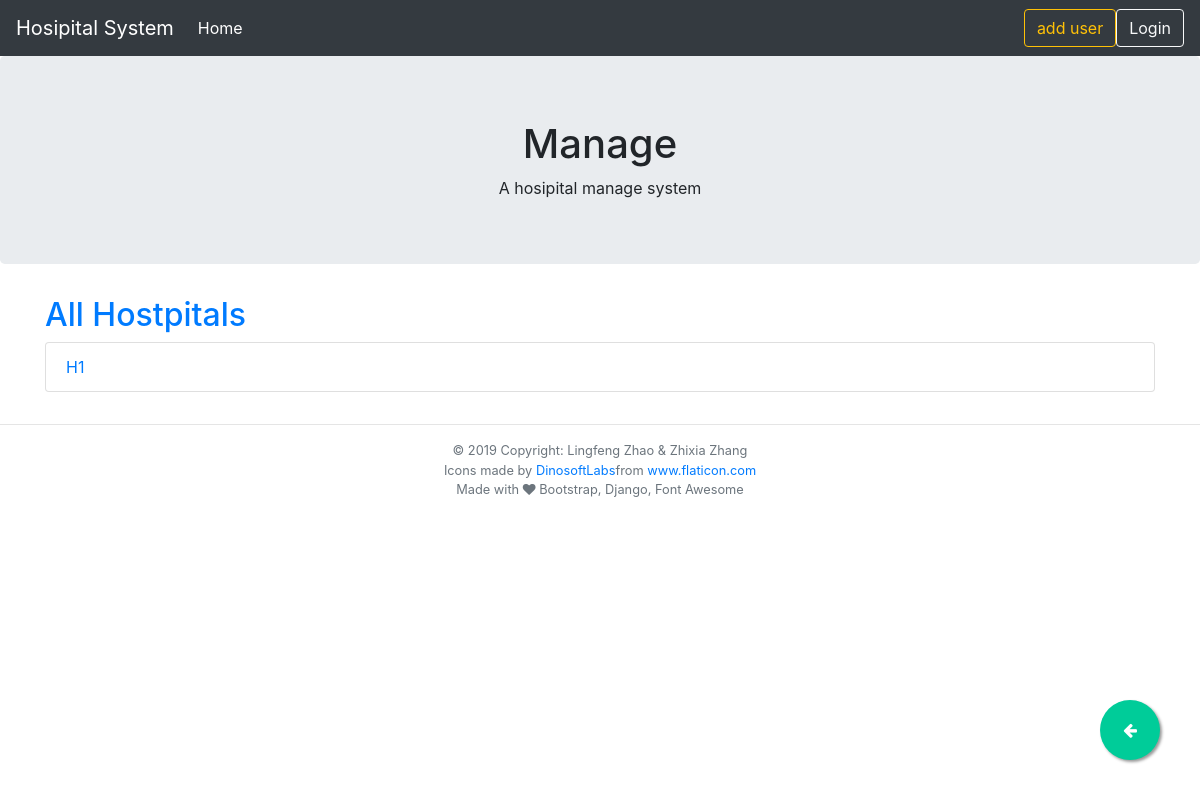
Before: / with the older database file.
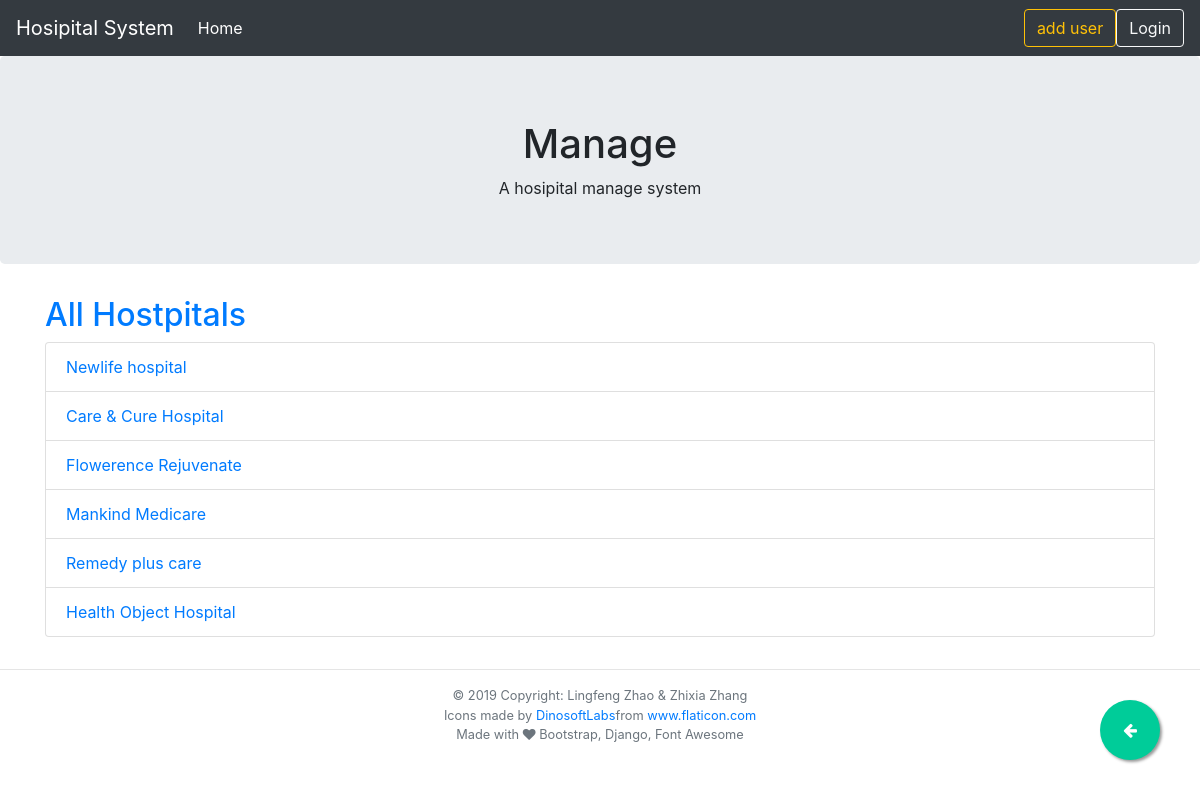
After: the same page with the newer database file.
### hospital/models.py (models this page shows)
class Hospital(models.Model):
    hid = models.AutoField(primary_key=True)
    hname = models.CharField(max_length=30)
    hst_address = models.CharField(max_length=30)
    hst_city = models.CharField(max_length=30)
    hstate = models.CharField(max_length=20)
    hzip = models.IntegerField()
    class Meta:
        db_table = "hospital"

### hospital/views.py (the view)
# urls.py: path("", views.IndexView.as_view(), name="index"),
class IndexView(generic.ListView):
    template_name = "index.html"
    context_object_name = "hospital"
    def get_queryset(self):
        return Hospital.objects.all()

### hospital/templates/index.html (shortened to what this page needs)
{% extends './base.html' %}
{% block content %}
{% if hospital %}
<a href="{% url 'hospitals' %}">
    <h2> All Hostpitals </h2>
</a>
<ul class="list-group">
    {% for h in hospital %}
    <li class="list-group-item"><a href="{% url 'hospital-detail' h.hid %}">{{ h.hname }}</a></li>
    {% endfor %}
</ul>
{% else %}
<p>No resuorce are available.</p>
{% endif %}
{% endblock content %}

Changed rows visible on the page:
changed Hospital: hname "H1" → "Newlife hospital"
added Hospital: hname "Care & Cure Hospital"
added Hospital: hname "Flowerence Rejuvenate"
added Hospital: hname "Mankind Medicare"
added Hospital: hname "Remedy plus care"
added Hospital: hname "Health Object Hospital"
